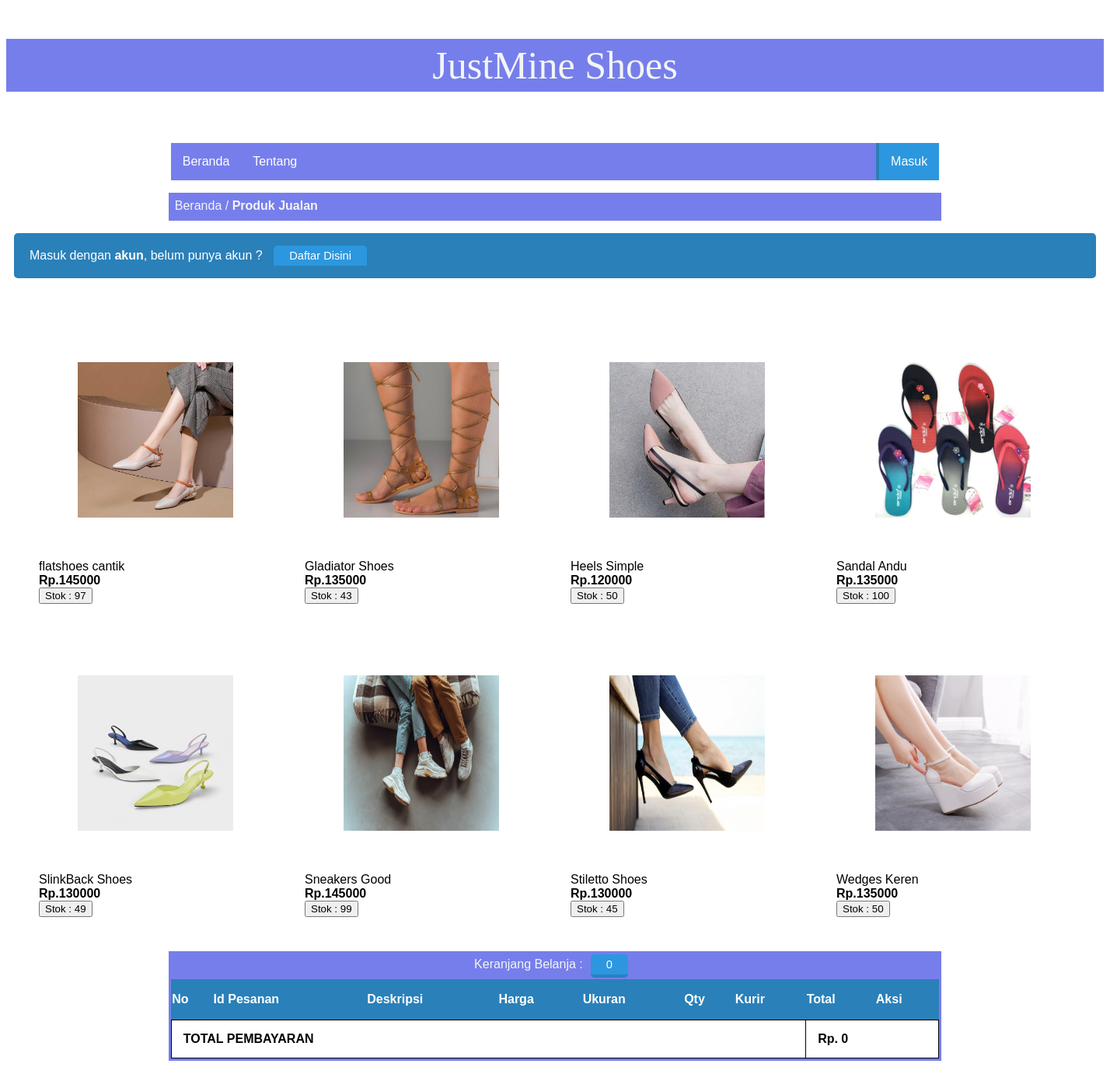
The page / on the database its author committed.
### tables this page shows
CREATE TABLE `tbl_barang` (
  `id_barang` int(100) NOT NULL,
  `deskripsi` varchar(100) NOT NULL,
  `harga` int(20) NOT NULL,
  `stok` int(5) NOT NULL,
  `created` date NOT NULL,
  `nama_image` varchar(50) NOT NULL,
  `type_image` varchar(50) NOT NULL,
  `size_image` bigint(20) NOT NULL
);

### page/beranda.php (the view, shortened to what this page needs)
<div class="box-title bg-info">
    <p>Beranda / <b>Produk Jualan</b></p>
</div>
<div id="box">
  <?php
  if (isset ($_SESSION['username']) == ""){ ?>
    <div class="pesan">
      <p>Masuk dengan <b>akun</b>, belum punya akun ?
      <a href="page/daftar.php" class="tombol-biru">Daftar Disini</a></p>
    </div>
  <?php } ?>
  <table>
  <tr>
  <?php
  include 'lib/koneksi.php';
  $no = 1;
  $query = $conn->prepare("SELECT * FROM tbl_barang");
  $query->execute();
  $data = $query->fetchAll();
  foreach ($data as $value) { ?>
    <td class="list">
      <img src="img/jersey/<?php echo $value['nama_image']; ?>" width="100">
    <br><?php echo $value['deskripsi']; ?>
    <br><b><?php echo "Rp.".$value['harga']; ?></b>
    <br>
    <?php
    $id = $value['id_barang'];
    $query = $conn->prepare("SELECT SUM(qty)AS jumlah FROM tbl_pesanan WHERE id_barang=:id");
    $query->bindparam(':id', $id);
    $query->execute();
    $data = $query->fetch(PDO::FETCH_OBJ);
    $hasil = $data->jumlah;
    $stok = $value['stok'];
    $sisa = ($stok-$hasil);
    ?>
    <button type="button">Stok : <?php
    if ($sisa > 0) echo $sisa;
    else echo "Habis";
    ?></button>
    </td>
  <?php
    if ($no%4 == 0) echo "</tr><tr>";
    $no++;
    } ?>
</tr>
</table>
</div>

### style.css (style rules this page uses)
.box-title { background: #767eec; width: 70%; height: 30px; margin: auto; border: 3px solid #767eec; }
.box-title p { color: #f3f5f4; margin: 5px 5px; font-family: sans-serif; }
#box p,h1,h2,table,tr,td { font-family: sans-serif; padding: 20px; text-align: justify; }
img { padding: 50px; width: 200px; height: 200px; }
.tombol-biru { background:#2C97DF; color:white; border-top:0; border-left:0; border-right:0; border-bottom:4px solid #2A80B9; border-radius: 5px; padding:5px 20px; text-decoration:none; font-family:sans-serif; font-size:11pt; margin:10px; }
.pesan { background: #2A80B9; margin: 10px; border-radius: 5px; }
.pesan p { color: #FFF; }

### rows shown on the page
tbl_barang: nama_image (picture), deskripsi "flatshoes cantik", harga "145000", sisa "97"
tbl_barang: nama_image (picture), deskripsi "Gladiator Shoes", harga "135000", sisa "43"
tbl_barang: nama_image (picture), deskripsi "Heels Simple", harga "120000", stok "50"
tbl_barang: nama_image (picture), deskripsi "Sandal Andu", harga "135000", stok "100"
tbl_barang: nama_image (picture), deskripsi "SlinkBack Shoes", harga "130000", sisa "49"
tbl_barang: nama_image (picture), deskripsi "Sneakers Good", harga "145000", sisa "99"
tbl_barang: nama_image (picture), deskripsi "Stiletto Shoes", harga "130000", sisa "45"
tbl_barang: nama_image (picture), deskripsi "Wedges Keren", harga "135000", stok "50"

### other values the page prints
$count "0"
$jumlah "0"
